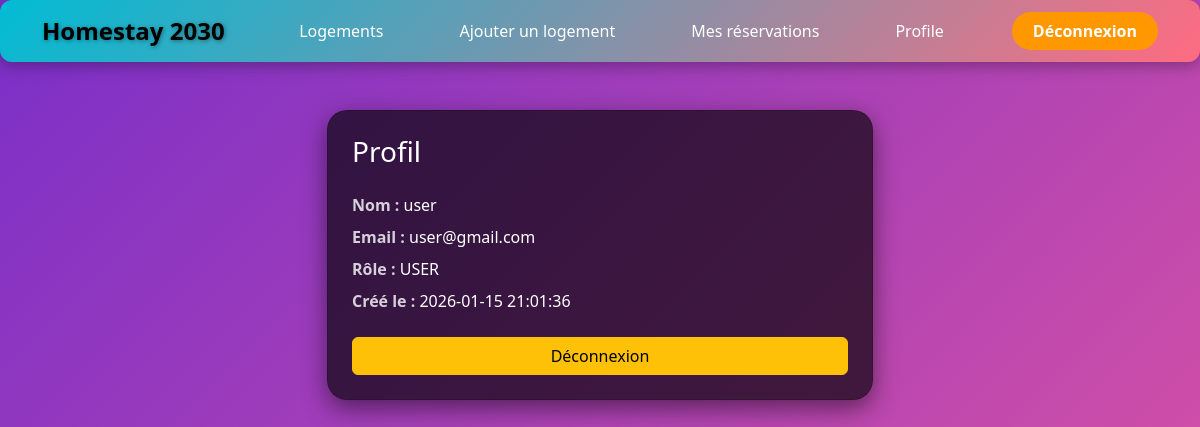
Screenshot of /profile2.php (signed in) with the database file from the repository.
### tables this page shows
CREATE TABLE `users` (
  `id` int(11) NOT NULL,
  `nom` varchar(100) NOT NULL,
  `email` varchar(150) NOT NULL,
  `password` varchar(255) NOT NULL,
  `role` enum('USER','ADMIN') DEFAULT 'USER',
  `created_at` timestamp NOT NULL DEFAULT current_timestamp()
);

### auth.php (called while the page is built, shortened)
<?php
function current_role(): string {
    return $_SESSION['role'] ?? '';
}

### profile2.php (the view, shortened to what this page needs)
<?php
require 'db.php';
require 'auth.php';
$stmt = $pdo->prepare('SELECT id, nom, email, role, created_at FROM users WHERE id = ?');
$stmt->execute([$_SESSION['user_id']]);
$user = $stmt->fetch();
if (current_role() === 'ADMIN') {
    include 'admin_menu.php';
} else {
    include 'menu.php';
}
?>
<!DOCTYPE html>
<html lang="fr">
<head>
    <link href="https://cdn.jsdelivr.net/npm/bootstrap@5.3.0/dist/css/bootstrap.min.css" rel="stylesheet">
</head>
<body>
<div class="container py-5">
    <div class="row justify-content-center">
        <div class="col-md-6">
            <div class="card p-4">
                <h3 class="mb-4">Profil</h3>
                <div class="mb-2"><span class="label">Nom :</span> <?= htmlspecialchars($user['nom'] ?? '') ?></div>
                <div class="mb-2"><span class="label">Email :</span> <?= htmlspecialchars($user['email'] ?? '') ?></div>
                <div class="mb-2"><span class="label">Rôle :</span> <?= htmlspecialchars($user['role'] ?? '') ?></div>
                <div class="mb-4"><span class="label">Créé le :</span> <?= htmlspecialchars($user['created_at'] ?? '') ?></div>
                <a class="btn btn-warning" href="deconnexion.php">Déconnexion</a>
            </div>
        </div>
    </div>
</div>
</body>
</html>

### profile2.php (style rules this page uses)
body { background: linear-gradient(135deg, #7a2fc8, #e155a1); min-height: 100vh; font-family: 'Segoe UI', sans-serif; }
.card { border-radius: 20px; background-color: rgba(0,0,0,0.65); color: #fff; box-shadow: 0 8px 25px rgba(0,0,0,0.5); }
.label { color: rgba(255,255,255,0.8); font-weight: 600; }

### rows the page displays
users: nom "user", email "user@gmail.com", role "USER", created_at "2026-01-15 21:01:36"
